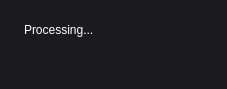
<?xml version="1.0" encoding="UTF-8"?>
<ui version="4.0">
 <class>Dialog</class>
 <widget class="QDialog" name="Dialog">
  <property name="geometry">
   <rect>
    <x>0</x>
    <y>0</y>
    <width>227</width>
    <height>89</height>
   </rect>
  </property>
  <property name="windowTitle">
   <string>Dialog</string>
  </property>
  <property name="styleSheet">
   <string notr="true">background: rgb(28, 27, 30)</string>
  </property>
  <layout class="QGridLayout" name="gridLayout">
   <item row="0" column="1">
    <widget class="QLabel" name="label">
     <property name="sizePolicy">
      <sizepolicy hsizetype="Preferred" vsizetype="Preferred">
       <horstretch>9</horstretch>
       <verstretch>8</verstretch>
      </sizepolicy>
     </property>
     <property name="styleSheet">
      <string notr="true">color: white</string>
     </property>
     <property name="text">
      <string>Processing...</string>
     </property>
    </widget>
   </item>
   <item row="1" column="1">
    <widget class="QLabel" name="step">
     <property name="sizePolicy">
      <sizepolicy hsizetype="Preferred" vsizetype="Preferred">
       <horstretch>5</horstretch>
       <verstretch>0</verstretch>
      </sizepolicy>
     </property>
     <property name="styleSheet">
      <string notr="true">color: white</string>
     </property>
     <property name="text">
      <string/>
     </property>
    </widget>
   </item>
   <item row="2" column="1">
    <spacer name="verticalSpacer">
     <property name="orientation">
      <enum>Qt::Vertical</enum>
     </property>
     <property name="sizeType">
      <enum>QSizePolicy::Preferred</enum>
     </property>
     <property name="sizeHint" stdset="0">
      <size>
       <width>20</width>
       <height>10</height>
      </size>
     </property>
    </spacer>
   </item>
   <item row="0" column="0" rowspan="3">
    <widget class="QLabel" name="gif">
     <property name="sizePolicy">
      <sizepolicy hsizetype="Maximum" vsizetype="Fixed">
       <horstretch>0</horstretch>
       <verstretch>0</verstretch>
      </sizepolicy>
     </property>
     <property name="maximumSize">
      <size>
       <width>50</width>
       <height>50</height>
      </size>
     </property>
     <property name="lineWidth">
      <number>1</number>
     </property>
     <property name="midLineWidth">
      <number>0</number>
     </property>
     <property name="text">
      <string/>
     </property>
     <property name="textFormat">
      <enum>Qt::RichText</enum>
     </property>
     <property name="scaledContents">
      <bool>true</bool>
     </property>
     <property name="wordWrap">
      <bool>false</bool>
     </property>
     <property name="margin">
      <number>1</number>
     </property>
     <property name="indent">
      <number>1</number>
     </property>
     <property name="openExternalLinks">
      <bool>false</bool>
     </property>
    </widget>
   </item>
  </layout>
 </widget>
 <resources/>
 <connections/>
</ui>
